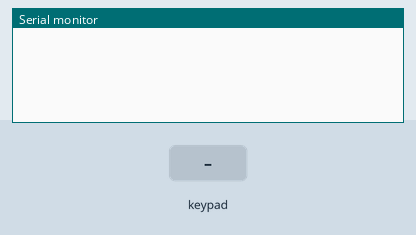
Bench run of a sketch on a simulated SparkFun Pro Micro, built with avr-gcc and run on an emulated ATmega32U4. Parts: the last lines printed to the serial monitor. The inputs (shaded band) are chosen by the test bench. USB keyboard and mouse output is not drawn.

Above: at 1.2 s.
1.3 s: key '0' pressed
At 1.7 s:
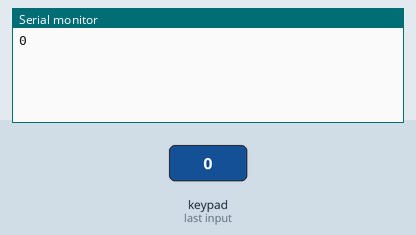
2.8 s: keypad keys 5 4 3 2 A pressed 0.4 s apart
At 5.2 s:
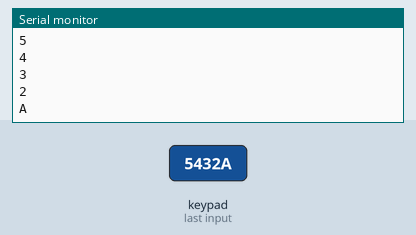
6.3 s: key 'B' pressed
At 6.7 s:
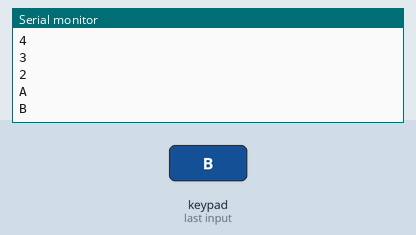
7.8 s: keypad keys 5 4 3 2 D pressed 0.4 s apart
At 10.2 s:
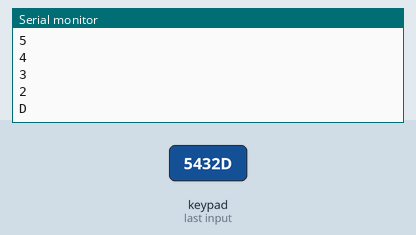
11.3 s: key 'C' pressed
At 11.7 s:
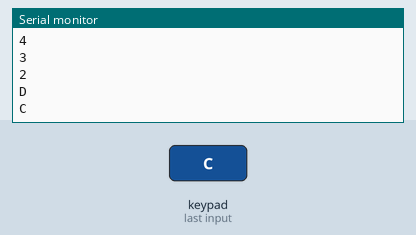
12.8 s: key 'E' pressed
At 14.0 s:
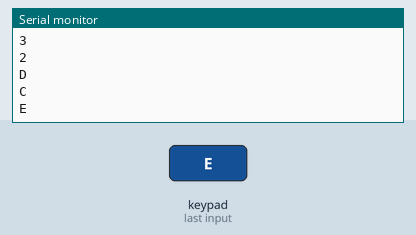
Timing chart, 0 to 15.3 s (numbered marks = the images above; inputs shaded):
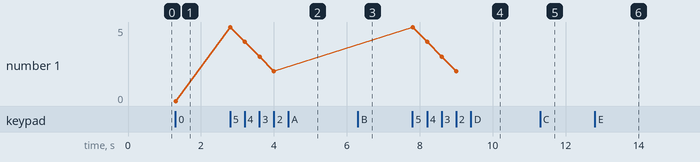

The sketch:

pro-micro-keypad.ino
```cpp
/*
 *  A quick macro keyboard built with
 *  Arduino Pro Micro and a
 *  4*4 Button Matrix.
 *
 *  in arduino IDE choose board type:
 *  Arduino Leonardo
 *  Even when the board is an Arduino pro micro
 *
 *  Keyboard.h (and Mouse.h) only work on devices that use the ATmega32u4 processor,
 *  like the Leonardo or (pro) Micro
 *
*/

// ---------
// Libraries
// ---------

#include "Keyboard.h"
// Library with a lot of the HID definitions and methods
// Can be useful to take a look at it see whats available
// https://github.com/arduino-libraries/Keyboard/blob/master/src/Keyboard.h

#include <Keypad.h>
// This library is for interfacing with the 4x4 Matrix
//
// Can be installed from the library manager, search for "keypad"
// and install the one by Mark Stanley and Alexander Brevig
// https://playground.arduino.cc/Code/Keypad/

const byte ROWS = 4; //four rows
const byte COLS = 4; //four columns

// the library will return the character inside this array
// when the appropriate button is pressed.
char keys[ROWS][COLS] = {
  {'0', '1', '2', '3'},
  {'4', '5', '6', '7'},
  {'8', '9', 'A', 'B'},
  {'C', 'D', 'E', 'F'},
};

// the way I connected it the rows are in reverse order
byte rowPins[ROWS] = {5, 4, 3, 2}; //connect to the row pinouts of the keypad
byte colPins[COLS] = {6, 7, 8, 9 }; //connect to the column pinouts of the keypad

Keypad keypad = Keypad( makeKeymap(keys), rowPins, colPins, ROWS, COLS );

void setup() {
  Serial.begin(9600);
  Keyboard.begin();
}

void loop() {
  char key = keypad.getKey();

  if (key) {
    Serial.println(key);
    switch (key) {
      case '0':
        Keyboard.write('0');
        break;
      case '1':
        Keyboard.write('1');
        break;
      case '2':
        Keyboard.write('2');
        break;
      case '3':
        Keyboard.write('3');
        break;
      case '4':
        Keyboard.write('4');
        break;
      case '5':
        Keyboard.write('5');
        break;
      case '6':
        Keyboard.write('6');
        break;
      case '7':
        Keyboard.write('7');
        break;
      case '8':
        Keyboard.write('8');
        break;
      case '9':
        Keyboard.write('9');
        break;
      case 'A':
        Keyboard.write('A');
        break;
      case 'B':
        Keyboard.write('B');
        break;
      case 'C':
        Keyboard.write('C');
        break;
      case 'D':
        Keyboard.write('D');
        break;
      case 'E':
        Keyboard.write('E');
        break;
      case 'F':
        Keyboard.write('F');
        break;
    }

    delay(100);
    Keyboard.releaseAll(); // this releases the buttons
  }
}
```

Measured:
- after the input at 1.3 s, the serial monitor: prints a new line at once (image 1)
- after the input at 2.8 s, the serial monitor: prints a new line at once (image 2)
- after the input at 6.3 s, the serial monitor: prints a new line at once (image 3)
- after the input at 7.8 s, the serial monitor: prints a new line at once (image 4)
- after the input at 11.3 s, the serial monitor: prints a new line at once (image 5)
- after the input at 12.8 s, the serial monitor: prints a new line at once (image 6)
- plotted number 1: 0 → 2 after the input at 2.8 s
